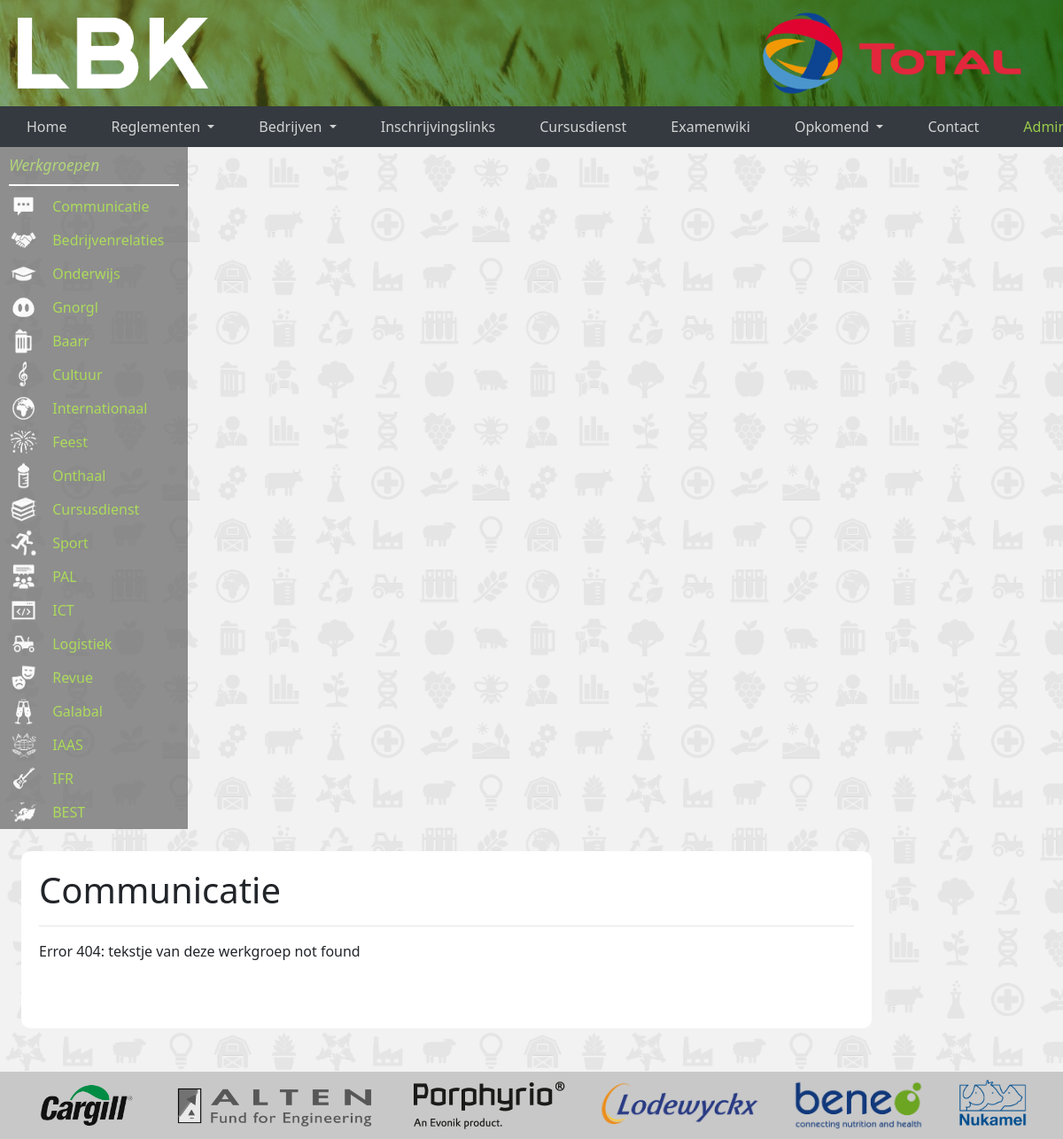
The page /page/Communicatie/ on the database its author committed.
### main/models.py (models this page shows, shortened)
class Page(models.Model):
    page_title = models.CharField(max_length=200, primary_key=True)
    page_text = RichTextField(blank=True, null=True)
    page_index = models.IntegerField(default=0)
    page_werkgroeplogo = models.ImageField('Icoon', upload_to='werkgroepen', default='werkgroepen/sport.png')

### main/views.py (the view)
# urls.py: path('page/<str:page_title>/', views.page, name='page'),
def page(request, page_title):
    pages = Page.objects.order_by('page_index')
    current_page = get_object_or_404(Page, pk=page_title)
    context = {'pages': pages, 'page': current_page}
    return render(request, 'main/page.html', context)

### main/templates/main/page.html (shortened to what this page needs)
{% extends "main/pagetemplate.html" %}
{% load static %}
{% block content %}
    <div id="pagetext">
        <h1>{{ page.page_title }}</h1>
        <hr>
        <p>{{ page.page_text|safe }}</p>
    </div>
{% endblock %}

### main/templates/main/pagetemplate.html (shortened to what this page needs)
<!DOCTYPE html>
<html lang="en">
{% load static %}
<head>
    <link rel="stylesheet" href="{% static 'main/bootstrap.css' %}">
	<link rel="stylesheet" href="https://use.fontawesome.com/releases/v5.3.1/css/all.css"
>
    <link rel="stylesheet" type="text/css" href="{% static 'main/style.css' %}">
</head>
<body>
<div id="banner" class="d-lg-block float-left">
    <div id="lbk-logo">
        <a href="{% url 'main:home' %}"><img src="{% static 'main/images/lbk_logo.png' %}" alt="LBK logo" title="LBK logo" height=80px></a>
    </div>
    <div id="sponsors">
        <a href="https://www.total.be/nl">
            <img src="{% static 'main/sponsors/total.png' %}" alt="Total logo" title="Total logo">
        </a>
     </div>
</div>
<nav id="navbar-geheel" class="navbar navbar-expand-md bg-dark navbar-dark">
    <div id="navbar" class="collapse navbar-collapse">
        <ul class="navbar-nav">
            <li class="nav-item">
                <a class="nav-link" href="{% url 'main:home' %}">Home</a>
            </li>
            <li class="nav-item dropdown">
                <a class="nav-link dropdown-toggle" data-toggle="dropdown" href="#">
                Reglementen
                </a>
            </li>
            <li class="nav-item dropdown">
                <a class="nav-link dropdown-toggle" data-toggle="dropdown" href="#">
                Bedrijven
                </a>
            </li>
            <li class="nav-item"><a class="nav-link" href="/links">Inschrijvingslinks</a></li>
            <li class="nav-item"><a class="nav-link" href="https://lbk.cursusdienst.org/">Cursusdienst</a></li>
            <li class="nav-item"><a class="nav-link" href="http://lbk.ulyssis.be/wiki/index.php?title=Main_Page">Examenwiki</a></li>
            <li class="nav-item dropdown">
                <a class="nav-link dropdown-toggle" data-toggle="dropdown" href="#">
                Opkomend
                </a>
            </li>
            <li class="nav-item"><a class="nav-link" href="/db">Contact</a></li>
            <li class="nav-item" id="admin-link"><a class="nav-link" href="/admin">Admin</a></li>
        </ul>
      </div>
</nav>
<div id="overview" class="row">
    <div id="nav-werkgroepen">
        <p id="nav-wg-titel">Werkgroepen</p>
        <hr id="nav-wg-streep">
        <table class="werkgroep">
            {% for page in pages %}
                <tr>
                    <td class="icoon"><img src="{{ page.page_werkgroeplogo.url }}"></td>
                    <td class="link"><a class="dropdown-item" href="/page/{{ page.page_title }}/">{{ page.page_title }}</a></td>
                </tr>
            {% endfor %}
        </table>
    </div>
    {% block content %}{% endblock %}
</div>
<footer id="footer" class="py-2">
    <div id="logos">
       <a id="cargill" class="logo" href="https://www.cargill.be/nl/home-nl">
           <img src="{% static 'main/sponsors/cargill_logo.png' %}">
       </a>
        <a id="alten" class="logo" href="https://www.alten.be/nl/">
           <img src="{% static 'main/sponsors/alten_logo.png' %}">
       </a>
        <a id="porphyrio" class="logo" href="https://www.porphyrio.com/en/home/">
           <img src="{% static 'main/sponsors/porphyrio_logo.png' %}">
       </a>
        <a id="lodewyckx" class="logo" href="https://www.cocovite.be/nl/">
           <img src="{% static 'main/sponsors/lodewyckx_logo.png' %}">
       </a>
        <a id="beneo" class="logo" href="https://www.beneo.com/">
           <img src="{% static 'main/sponsors/beneo_logo.png' %}">
       </a>
        <a id="nukamel" class="logo" href="https://www.nukamel.com/">
           <img src="{% static 'main/sponsors/nukamel_logo.png' %}">
       </a>
    </div>
</footer>
</body>
</html>

### main/static/main/style.css (style rules this page uses)
* { box-sizing: border-box; }
body { font-family: "Segoe UI", Helvetica, sans-serif; min-height: 100vh; margin: 0; position: relative; }
#banner { height: 120px; width: 100%; background: darkgreen; padding: 20px; background-image: url('images/banner_background.png') }
#lbk-logo { float: left; }
#sponsors { float: right; position: relative; top: -10px; }
#sponsors img { margin: 0px 20px; height: 100px; }
#navbar-geheel { padding: 5px 5px; }
.navbar-nav { width: 100% overflow: auto; }
#navbar a { padding: 10px 25px; line-height: 16px; color: lightgrey }
#admin-link { float: right; }
#admin-link a { color: #99CB4A; }
#nav-werkgroepen { float: left; min-width: 13.3%; margin-right: 5px; padding-top: 4px; background-color: rgb(100,100,100); opacity: 0.7; }
#nav-wg-titel { color: #99CB4A; font-size: 13pt; font-style: italic; padding: 4px 10px; margin: 0; }
#nav-wg-streep { margin: 4px 10px; border: 0.5px solid white; }
.werkgroep { width: 95%; height: 2.2vw; }
.werkgroep .icoon { width: 2.2vw; padding: 3px 3px; padding-right: 5px; }
.werkgroep img { height: 3.9vh; min-height: 25px; padding-left: 8px; }
.werkgroep .link { padding: 3px 3px; }
.werkgroep a { width: 100%; height: auto; float: left; font-size: 100%; color: #90D31D; padding-left: 8px; }
@media screen and (min-width: 821px) { #footer { position: fixed; background-color: rgb(200,200,200); bottom: 0; width: 100%; color: white; text-align: center; } }
#logos { margin-left: 35px; margin-right: 35px; display: flex; justify-content: space-between; }
#footer a img { float: left; height: 60px; margin-left: auto; margin-right: auto; }
#overview { position: relative; height: auto; min-height: 1000px; margin: auto; background-image: url('images/background_temp.png'); background-size: 350px; padding-bottom: 100px; }
#pagetext { float: left; background-color: white; overflow: auto; border-radius: 10px; margin: 25px 2%; padding: 20px; min-height: 200px; width: 80%; }
td { padding: 15px 50px 15px 0px; }

### rows shown on the page
Page: page_werkgroeplogo (picture), page_title "Communicatie", page_text "Error 404: tekstje van deze werkgroep not found"
Page: page_werkgroeplogo (picture), page_title "Bedrijvenrelaties"
Page: page_werkgroeplogo (picture), page_title "Onderwijs"
Page: page_werkgroeplogo (picture), page_title "Gnorgl"
Page: page_werkgroeplogo (picture), page_title "Baarr"
Page: page_werkgroeplogo (picture), page_title "Cultuur"
Page: page_werkgroeplogo (picture), page_title "Internationaal"
Page: page_werkgroeplogo (picture), page_title "Feest"
Page: page_werkgroeplogo (picture), page_title "Onthaal"
Page: page_werkgroeplogo (picture), page_title "Cursusdienst"
Page: page_werkgroeplogo (picture), page_title "Sport"
Page: page_werkgroeplogo (picture), page_title "PAL"
Page: page_werkgroeplogo (picture), page_title "ICT"
Page: page_werkgroeplogo (picture), page_title "Logistiek"
Page: page_werkgroeplogo (picture), page_title "Revue"
Page: page_werkgroeplogo (picture), page_title "Galabal"
Page: page_werkgroeplogo (picture), page_title "IAAS"
Page: page_werkgroeplogo (picture), page_title "IFR"
Page: page_werkgroeplogo (picture), page_title "BEST"
